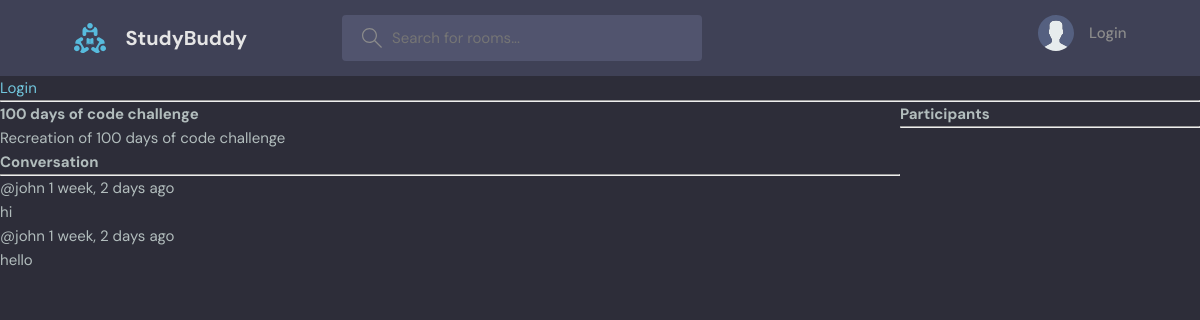
/room/5/, run on the app's committed database.
### baseApp/models.py (models this page shows, shortened)
class Room(models.Model):
    host = models.ForeignKey(User, on_delete=models.SET_NULL, null=True)
    topic = models.ForeignKey(Topic, on_delete=models.SET_NULL, null=True)
    name = models.CharField(max_length=200)
    description = models.TextField(null=True,blank=True)
    participants = models.ManyToManyField(
        User, related_name='participants', blank=True)
    updated = models.DateTimeField(auto_now=True)
    created = models.DateTimeField(auto_now_add=True)
    class Meta:
        ordering = ['-updated', '-created'] #orders rooms by updated and created fields

class Message(models.Model):
    user = models.ForeignKey( User, on_delete=models.CASCADE)
    room = models.ForeignKey(Room, on_delete=models.CASCADE)
    body = models.TextField()
    updated = models.DateTimeField(auto_now=True)
    created = models.DateTimeField(auto_now_add=True)
    class Meta:
        ordering = ['-updated', '-created'] #orders rooms by updated and created fields

### baseApp/views.py (the view, shortened to what this page needs)
# urls.py: path('room/<str:pk>/', views.room, name="room"), #<str:pk> dynamic URL routing, passing the ID into the URL
def room(request, pk):
    room = Room.objects.get(id=pk)
    room_messages = room.message_set.all().order_by('-created') #message_set.all grabs the set of messages related to this specific room
    participants = room.participants.all() #for many to many
    context = {'room':room, 'room_messages':room_messages, 'participants':participants}
    return render(request, 'baseApp/room.html', context)

### baseApp/templates/baseApp/room.html (shortened to what this page needs)
{% extends 'main.html' %}
{% block content %}
<div class="room-container">
    <div>
        <h1>{{room.name}}</h1>
        <p>{{room.description}}</p>
        <div class="comment-wrapper">
            <h3>Conversation</h3>
            <hr>
            {% for message in room_messages %}
                <div>
                    <small>@{{message.user}}  {{message.created|timesince}} ago</small>
                    <p>{{message.body}}</p>
                </div>
            {% endfor %}
        </div>
    </div>
    <div>
        <h3>Participants</h3>
        <hr>
    </div>
</div>
{% endblock content %}

### static/styles/style.css (style rules this page uses)
:root { --color-main: #71c6dd; --color-main-light: #e1f6fb; --color-dark: #3f4156; --color-dark-medium: #51546e; --color-dark-light: #696d97; --color-light: #e5e5e5; --color-gray: #8b8b8b; --color-light-gray: #b2bdbd; --color-bg: #2d2d39; --color-success: #5dd693; --color-error: #fc4b0b; }
* { font-family: "DM Sans", -apple-system, BlinkMacSystemFont, "Segoe UI", Roboto, Oxygen, Ubuntu, Cantarell, "Open Sans", "Helvetica Neue", sans-serif; margin: 0; padding: 0; box-sizing: border-box; text-rendering: optimizeLegibility; font-size: inherit; }
html { font-size: 56.25%; }
@media only screen and (min-width: 1200px) { html { font-size: 62.5%; } }
body { line-height: 1.6; font-weight: 400; font-size: 1.5rem; color: var(--color-light-gray); background-color: var(--color-bg); min-height: 100vh; }

### baseApp/templates/baseApp/room.html (style rules this page uses)
.room-container { display: grid; grid-template-columns: 3fr 1fr; }

### data on the page
Room: name "100 days of code challenge", description "Recreation of 100 days of code challenge"
Message: user "john", created "1 week, 2 days", body "hi"
Message: user "john", created "1 week, 2 days", body "hello"
